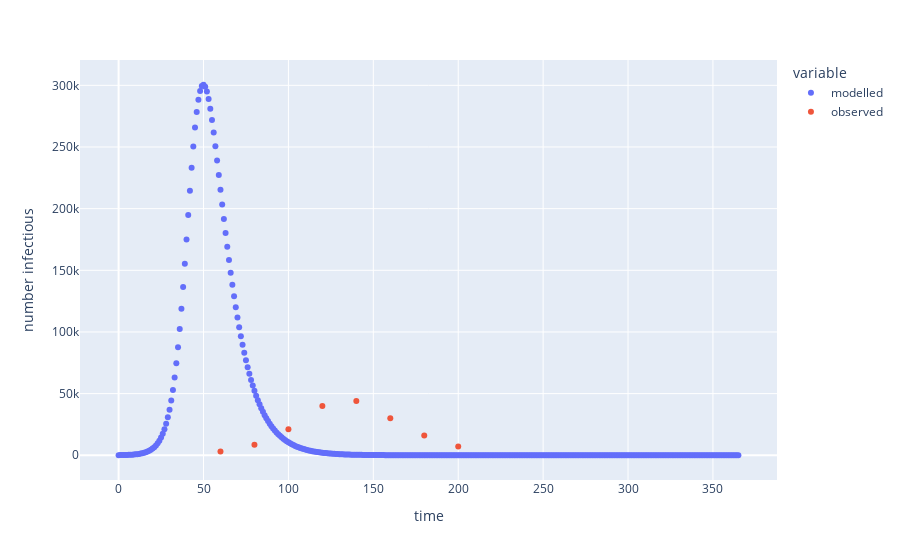

Write notebook code for a chart like this one.
### Markdown cell above
## Trial run

### Code cell
parameters = {
    "contact_rate": 0.3,
    "recovery_rate": 0.1,
    #"active_cases_dispersion": 0.5,
}

model_1.run(parameters)


pd.DataFrame(
    {
        "modelled": model_1.get_outputs_df()["infectious"],
        "observed": targets_data,
    }
).plot(kind="scatter", labels=output_labels)

### Figure 1 — Plotly figure (JSON) as saved in the notebook; plotly's stock layout.template omitted (floating-point values rounded to 4 significant figures; data arrays with more than 128 entries replaced by an {"elided": "..."} marker saying what was removed)
{"data": [{"hovertemplate": "variable=modelled<br>time=%{x}<br>number infectious=%{y}<extra></extra>", "legendgroup": "modelled", "marker": {"color": "#636efa", "symbol": "circle"}, "mode": "markers", "name": "modelled", "orientation": "v", "showlegend": true, "type": "scatter", "x": {"elided": "366 int values"}, "xaxis": "x", "y": {"elided": "366 float values"}, "yaxis": "y"}, {"hovertemplate": "variable=observed<br>time=%{x}<br>number infectious=%{y}<extra></extra>", "legendgroup": "observed", "marker": {"color": "#EF553B", "symbol": "circle"}, "mode": "markers", "name": "observed", "orientation": "v", "showlegend": true, "type": "scatter", "x": {"elided": "366 int values"}, "xaxis": "x", "y": {"elided": "366 int values"}, "yaxis": "y"}], "layout": {"legend": {"title": {"text": "variable"}, "tracegroupgap": 0}, "margin": {"t": 60}, "xaxis": {"anchor": "y", "domain": [0, 1], "title": {"text": "time"}}, "yaxis": {"anchor": "x", "domain": [0, 1], "title": {"text": "number infectious"}}}}
